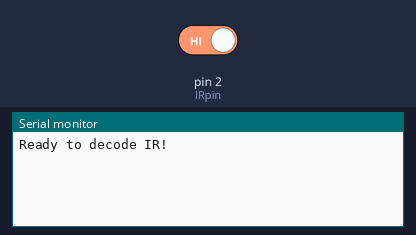
A sketch run on a simulated Arduino Uno, built with avr-gcc and run on an emulated ATmega328P. On the bench: the last lines printed to the serial monitor. The test bench sets the inputs (shaded band); at power-on: pin 2 (IRpin) HIGH.

Above: at 1.2 s.
1.3 s: pin 2 (IRpin) driven LOW
At 2.5 s:
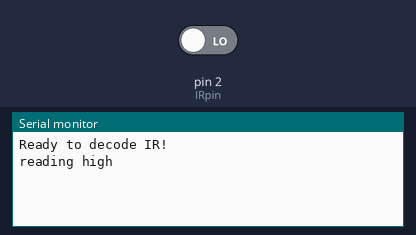
2.8 s: pin 2 (IRpin) driven HIGH
At 3.7 s:
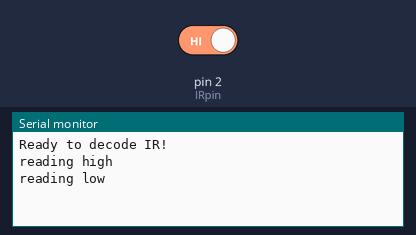

The sketch:

IR_remote_trigger.ino
```cpp
/* Raw IR decoder sketch!

 This sketch/program uses the Arduno and a PNA4602 to
 decode IR received. This can be used to make a IR receiver
 (by looking for a particular code)
 or transmitter (by pulsing an IR LED at ~38KHz for the
 durations detected

 Code is public domain, check out www.ladyada.net and adafruit.com
 for more tutorials!
 */

// We need to use the 'raw' pin reading methods
// because timing is very important here and the digitalRead()
// procedure is slower!
//uint8_t IRpin = 2;
// Digital pin #2 is the same as Pin D2 see
// http://arduino.cc/en/Hacking/PinMapping168 for the 'raw' pin mapping
#define IRpin_PIN      PIND
#define IRpin          2

// the maximum pulse we'll listen for - 65 milliseconds is a long time
#define MAXPULSE 65000

// what our timing resolution should be, larger is better
// as its more 'precise' - but too large and you wont get
// accurate timing
#define RESOLUTION 20

// we will store up to 100 pulse pairs (this is -a lot-)
//uint16_t pulses[100][2];  // pair is high and low pulse
uint8_t currentpulse = 0; // index for pulses we're storing

void setup(void) {
  Serial.begin(9600);
  Serial.println("Ready to decode IR!");
}

void loop(void) {
  uint16_t highpulse, lowpulse;  // temporary storage timing
  highpulse = lowpulse = 0; // start out with no pulse length


//  while (digitalRead(IRpin)) { // this is too slow!
    while (IRpin_PIN & (1 << IRpin)) {
     // pin is still HIGH

     // count off another few microseconds
     highpulse++;
     delayMicroseconds(RESOLUTION);

     // If the pulse is too long, we 'timed out' - either nothing
     // was received or the code is finished, so print what
     // we've grabbed so far, and then reset
     if ((highpulse >= MAXPULSE) && (currentpulse != 0)) {
//       printpulses();
       currentpulse=0;
       return;
     }
  }
  // we didn't time out so lets stash the reading
//  pulses[currentpulse][0] = highpulse;
  Serial.println("reading high");

  // same as above
  while (! (IRpin_PIN & _BV(IRpin))) {
     // pin is still LOW
     lowpulse++;
     delayMicroseconds(RESOLUTION);
     if ((lowpulse >= MAXPULSE)  && (currentpulse != 0)) {
//       printpulses();
       currentpulse=0;
       return;
     }
  }
//  pulses[currentpulse][1] = lowpulse;
  Serial.println("reading low");
  // we read one high-low pulse successfully, continue!
  currentpulse++;
}
/*
void printpulses(void) {
  Serial.println("\n\r\n\rReceived: \n\rOFF \tON");
  for (uint8_t i = 0; i < currentpulse; i++) {
    Serial.print(pulses[i][0] * RESOLUTION, DEC);
    Serial.print(" usec, ");
    Serial.print(pulses[i][1] * RESOLUTION, DEC);
    Serial.println(" usec");
  }

  // print it in a 'array' format
  Serial.println("int IRsignal[] = {");
  Serial.println("// ON, OFF (in 10's of microseconds)");
  for (uint8_t i = 0; i < currentpulse-1; i++) {
    Serial.print("\t"); // tab
    Serial.print(pulses[i][1] * RESOLUTION / 10, DEC);
    Serial.print(", ");
    Serial.print(pulses[i+1][0] * RESOLUTION / 10, DEC);
    Serial.println(",");
  }
  Serial.print("\t"); // tab
  Serial.print(pulses[currentpulse-1][1] * RESOLUTION / 10, DEC);
  Serial.print(", 0};");
}
*/
```

Measured:
- after the input at 1.3 s, the serial monitor: prints a new line at once (image 1)
- after the input at 2.8 s, the serial monitor: prints a new line at once (image 2)
